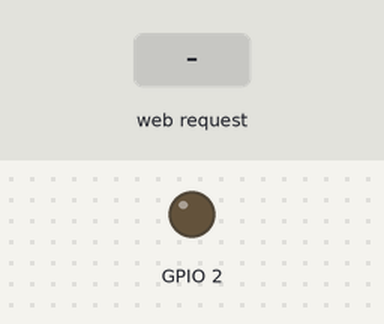
Simulated run of this sketch. Board: ESP32. Parts: output pins drawn as LEDs (lit = HIGH). Inputs (shaded band) come from the test bench. What the sketch prints to the serial monitor is not drawn.

Above: at 1.2 s.
1.3 s: HTTP request GET /UP received
At 2.3 s:
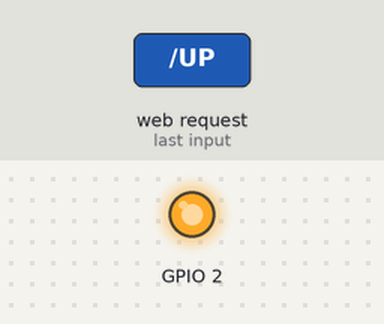
2.8 s: HTTP request GET /off received
At 3.4 s:
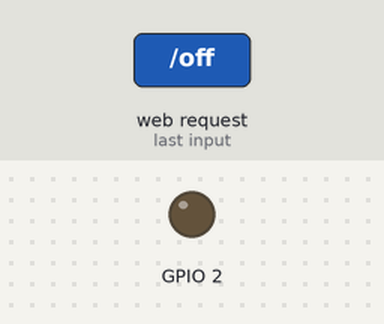
Timing chart, 0 to 5.8 s (numbered marks = the images above; inputs shaded):
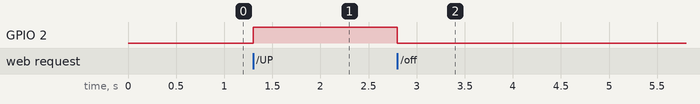

Measured:
- after the input at 1.3 s, GPIO 2: LOW → HIGH at once
- after the input at 2.8 s, GPIO 2: HIGH → LOW at once

The sketch:

ESP_WEBSERVER.ino
```cpp
#include <WiFi.h>

// Khai báo thông tin Access Point
const char* ssid = "ESP32_AccessPoint";
const char* password = "12345678";

// Trạng thái LED
bool ledState = false;

// HTML của trang web
String generateHTML() {
  String html = "<!DOCTYPE html>";
  html += "<html><head><title>ESP32 DRONE Control</title>";
  html += "<meta name='viewport' content='width=device-width, initial-scale=1.0'>";
  html += "<style>";
  // Thiết lập chung
  html += "body {text-align: center; font-family: Arial, sans-serif; margin: 0; padding: 20px; background-color: #f8f9fa;}";
  html += "h1 {color: #343a40; margin-bottom: 20px;}";
  html += "h2 {color: #495057; margin-top: 30px;}";
  html += ".button-group {display: flex; justify-content: center; gap: 15px; flex-wrap: nowrap;}"; // Đảm bảo các button nằm ngang
  html += "button {font-size: 16px; padding: 10px 15px; background: #007bff; color: white; border: none; border-radius: 5px; cursor: pointer; transition: all 0.3s ease;}";
  html += "button:hover {background: #0056b3;}";
  html += "input {font-size: 16px; padding: 10px; width: 80%; max-width: 10px; margin: 5px 0; border: 1px solid #ccc; border-radius: 5px;}";
  html += "input:focus {border-color: #007bff; outline: none;}";
  html += "label {font-size: 16px; color: #495057; margin-right: 5px;}";
  html += ".form-container {max-width: 400px; margin: 0 auto; padding: 15px; background: white; border-radius: 8px; box-shadow: 0 4px 10px rgba(0, 0, 0, 0.1);}";
  html += "hr {margin: 20px 0; border: 1px solid #dee2e6;}";

  // Media queries cho smartphone
  html += "@media (max-width: 600px) {";
  html += "h1 {font-size: 22px;}";
  html += "h2 {font-size: 18px;}";
  html += "button {font-size: 14px; padding: 8px 12px;}";
  html += "input {font-size: 14px; padding: 8px; max-width: 100%;}";
  html += ".form-container {width: 95%; padding: 10px;}";
  html += "}";

  html += "</style>";
  html += "</head><body>";

  // Tiêu đề
  html += "<h1>ESP32 DRONE Control</h1>";

  // Nhóm nút điều khiển
  html += "<div class='form-container'>";
  html += "<div class='button-group'>";
  html += "<form action='/off'><button>OFF Motor</button></form>";
  html += "<form action='/UP'><button>Increase</button></form>";
  html += "<form action='/DOWN'><button>Decrease</button></form>";
  html += "<form action='/RESET'><button>Calib_MPU</button></form>";
  html += "</div><hr>";

  // Input Throttle
  html += "<h2>Throttle Input</h2>";
  html += "<form action='/custom'>";
  html += "<input type='text' name='value' placeholder='Enter value'>";
  html += "<input type='submit' value='Send'>";
  html += "</form><hr>";

    // Slider điều chỉnh throttle
  html += "<div class='slider-container'>";
  html += "<label for='throttle'>Throttle Value:</label>";
  html += "<input type='range' id='throttle' name='throttle' class='slider' min='1000' max='2000' value='1200' step='1' oninput='updateThrottle(this.value)'>";
  html += "<span id='throttleValue'>1500</span>";
  html += "</div>";

  // Script để cập nhật slider
  html += "<script>";
  html += "function updateThrottle(value) {";
  html += "  document.getElementById('throttleValue').innerText = value;";
  html += "  fetch('/throttle?value=' + value).then(response => console.log('Throttle updated to: ' + value));";
  html += "}";
  html += "</script>";

  // Nhóm PID Parameters
  html += "<h2>Adjust PID Parameters</h2>";
  html += "<form action='/set_pid'>";
  html += "<div class='pid-group'>";
  html += "<label for='kp'>Kp:</label><input type='text' id='kp' name='kp' placeholder='Kp'>";
  html += "<label for='ki'>Ki:</label><input type='text' id='ki' name='ki' placeholder='Ki'>";
  html += "<label for='kd'>Kd:</label><input type='text' id='kd' name='kd' placeholder='Kd'>";
  html += "</div>";
  html += "<button type='submit'>Set PID</button>";
  html += "</form>";
  html += "</div>";

  html += "</body></html>";
  return html;
}


WiFiServer server(80); // Tạo server ở cổng 80

void setup() {
    // Cài đặt GPIO2 làm OUTPUT
    pinMode(2, OUTPUT);

    digitalWrite(2, LOW); // Tắt LED ban đầu

    // Bắt đầu Access Point
    WiFi.softAP(ssid, password);
    Serial.begin(9600);
    Serial.println("Access Point đã khởi tạo!");
    Serial.print("SSID: ");
    Serial.println(ssid);

    // Bắt đầu server
    server.begin();
    Serial.println("Server đã khởi động!");
}

void loop() {
    WiFiClient client = server.available(); // Lắng nghe kết nối
    if (client) {
        String request = client.readStringUntil('\r'); // Đọc yêu cầu HTTP
        client.flush();

        // Kiểm tra yêu cầu
         // Xử lý yêu cầu
        if (request.indexOf("GET /off") != -1) {
            digitalWrite(2, LOW); // Tắt LED
            Serial.println("Command Value: " + String(12));

        } else if (request.indexOf("GET /UP") != -1) {
            digitalWrite(2, HIGH); // Bật LED
            Serial.println("Command Value: " + String(10));

            } else if (request.indexOf("GET /RESET") != -1) {
            Serial.println("Command Value: " + String(13));

        } else if (request.indexOf("GET /DOWN") != -1) {
            digitalWrite(2, LOW); // Tắt LED
            Serial.println("Command Value: " + String(11));

          } else if (request.indexOf("GET /throttle") != -1) {
            // Lấy giá trị của throttle từ query string
            int valueIndex = request.indexOf("value=");
            if (valueIndex != -1) {
                String throttleValue = request.substring(valueIndex + 6);
                throttleValue = throttleValue.substring(0, throttleValue.indexOf(' '));
                Serial.println("Throttle Value: " + throttleValue);
            }
        } else if (request.indexOf("GET /custom") != -1) {
            // Xử lý giá trị nhập từ client
            int valueIndex = request.indexOf("value=");
            if (valueIndex != -1) {
                String customValue = request.substring(valueIndex + 6); // Lấy giá trị sau "value="
                customValue = customValue.substring(0, customValue.indexOf(' ')); // Loại bỏ phần dư
                Serial.println("Throttle Value: " + customValue);
                // Xử lý giá trị nhận được từ input (nếu cần)
            }} else if (request.indexOf("GET /set_pid") != -1) {
            // Xử lý thông số PID
            String kp = "";
            String ki = "";
            String kd = "";

            // In ra yêu cầu nhận được để kiểm tra
            //Serial.println("Request for PID: " + request);

            // Lấy giá trị Kp
            int kpIndex = request.indexOf("kp=");
            if (kpIndex != -1) {
                kp = request.substring(kpIndex + 3);
                int endIndex = kp.indexOf('&');
                if (endIndex != -1) {
                    kp = kp.substring(0, endIndex); // Lấy giá trị Kp
                }
                Serial.println("Kp value: " + kp); // Debug để xem giá trị nhận được


            } else {
                Serial.println("Kp not found in request"); // Nếu không có giá trị Kp
            }

            // Lấy giá trị Ki
            int kiIndex = request.indexOf("ki=");
            if (kiIndex != -1) {
                ki = request.substring(kiIndex + 3);
                int endIndex = ki.indexOf('&');
                if (endIndex != -1) {
                    ki = ki.substring(0, endIndex); // Lấy giá trị Ki
                }
                Serial.println("Ki value: " + ki); // Debug để xem giá trị nhận được


            } else {
                Serial.println("Ki not found in request"); // Nếu không có giá trị Ki
            }

            // Lấy giá trị Kd
            int kdIndex = request.indexOf("kd=");
            if (kdIndex != -1) {
                kd = request.substring(kdIndex + 3);
                int endIndex = kd.indexOf(' ');
                if (endIndex != -1) {
                    kd = kd.substring(0, endIndex); // Lấy giá trị Kd
                }
                Serial.println("Kd value: " + kd); // Debug để xem giá trị nhận được


            } else {
                Serial.println("Kd not found in request"); // Nếu không có giá trị Kd
            }

            // Sau khi nhận giá trị PID, bạn có thể sử dụng chúng để cài đặt hoặc xử lý thêm
        }

        // Gửi phản hồi cho client
        client.println("HTTP/1.1 200 OK");
        client.println("Content-type:text/html");
        client.println();
        client.println(generateHTML());
        client.stop();
    }


}
```
